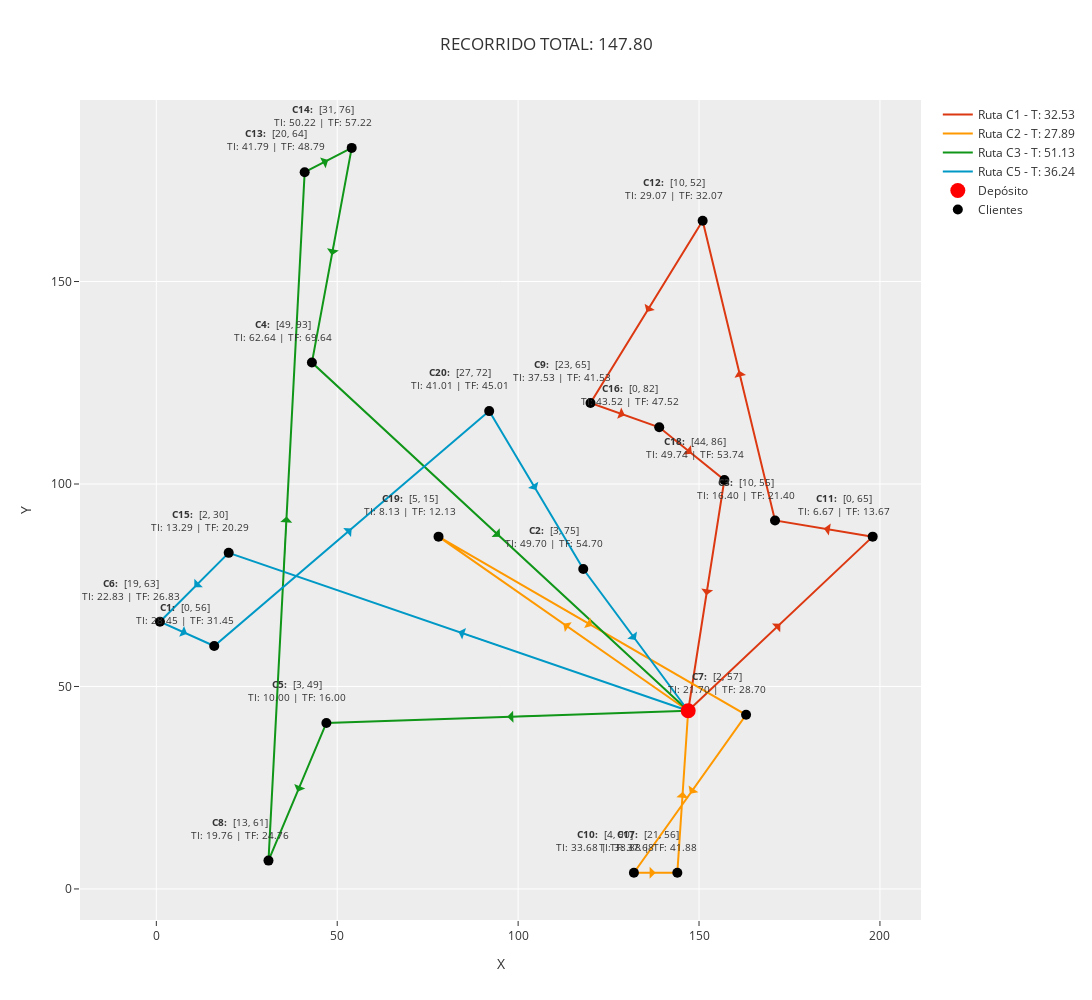

The notebook cell this image was saved under:
### Code cell
fig = go.Figure()

# RUTAS
for id_camion, ruta in rutas.items():
    coords_x = [COORDENADAS[nodo]["x"] for nodo in ruta]
    coords_y = [COORDENADAS[nodo]["y"] for nodo in ruta]
    tiempo_ruta = sum([TIEMPO_VIAJE[(ruta[i], ruta[i + 1])] for i in range(len(ruta) - 1)])

    fig.add_trace(
        go.Scatter(
            x=coords_x,
            y=coords_y,
            mode="lines",
            line=dict(color=px.colors.qualitative.G10[id_camion % len(px.colors.qualitative.G10)], width=2, dash="solid"),
            name=f"Ruta C{id_camion} - T: {tiempo_ruta:.2f}",
        )
    )

    # FLECHAS
    for i in range(len(ruta) - 1):
        mid_x = (coords_x[i] + coords_x[i + 1]) / 2
        mid_y = (coords_y[i] + coords_y[i + 1]) / 2
        fig.add_annotation(
            x=mid_x, y=mid_y,
            ax=mid_x - (coords_x[i + 1] - coords_x[i]) * 0.1, ay=mid_y - (coords_y[i + 1] - coords_y[i]) * 0.1,
            xref="x",
            yref="y",
            axref="x",
            ayref="y",
            showarrow=True,
            arrowhead=1,
            arrowsize=2,
            arrowwidth=1,
            arrowcolor=px.colors.qualitative.G10[id_camion % len(px.colors.qualitative.G10)],
        )

# DEPÓSITO
fig.add_trace(
    go.Scatter(
        x=[COORDENADAS[0]["x"]],
        y=[COORDENADAS[0]["y"]],
        mode="markers",
        name="Depósito",
        marker=dict(color="red", size=15),
    )
)

# CLIENTES
fig.add_trace(
    go.Scatter(
        x=[coord["x"] for coord in list(COORDENADAS.values())[1:]],
        y=[coord["y"] for coord in list(COORDENADAS.values())[1:]],
        mode="markers",
        name="Clientes",
        marker=dict(color="black", size=10),
    )
)

for cliente in CLIENTES:
    coord_cliente_x = COORDENADAS[cliente]["x"]
    coord_cliente_y = COORDENADAS[cliente]["y"]
    id_camion = cliente_camion[cliente]
    ventana = f"[{VENTANA_TIEMPO[cliente]['mint']}, {VENTANA_TIEMPO[cliente]['maxt']}]"
    t_llegada = t[cliente, id_camion].solution_value - TIEMPO_SERVICIO[cliente]
    t_salida = t[cliente, id_camion].solution_value
    fig.add_annotation(x=coord_cliente_x - 8, y=coord_cliente_y + 8, text=f"<b>C{cliente}:</b>  {ventana}<br />TI: {t_llegada:.2f} | TF: {t_salida:.2f}", font=dict(size=10), showarrow=False)

fig.update_layout(
    title=f"RECORRIDO TOTAL: {solution.objective_value:.2f}",
    xaxis_title="X",
    yaxis_title="Y",
    width=1200,
    height=1000,
    template="ggplot2",
)

fig.show()

### Figure 1 — Plotly figure (JSON) as saved in the notebook; plotly's stock layout.template omitted (floating-point values rounded to 4 significant figures)
{"data": [{"line": {"color": "#DC3912", "dash": "solid", "width": 2}, "mode": "lines", "name": "Ruta C1 - T: 32.53", "type": "scatter", "x": [147, 198, 171, 151, 120, 139, 157, 147], "y": [44, 87, 91, 165, 120, 114, 101, 44]}, {"line": {"color": "#FF9900", "dash": "solid", "width": 2}, "mode": "lines", "name": "Ruta C2 - T: 27.89", "type": "scatter", "x": [147, 78, 163, 132, 144, 147], "y": [44, 87, 43, 4, 4, 44]}, {"line": {"color": "#109618", "dash": "solid", "width": 2}, "mode": "lines", "name": "Ruta C3 - T: 51.13", "type": "scatter", "x": [147, 47, 31, 41, 54, 43, 147], "y": [44, 41, 7, 177, 183, 130, 44]}, {"line": {"color": "#0099C6", "dash": "solid", "width": 2}, "mode": "lines", "name": "Ruta C5 - T: 36.24", "type": "scatter", "x": [147, 20, 1, 16, 92, 118, 147], "y": [44, 83, 66, 60, 118, 79, 44]}, {"marker": {"color": "red", "size": 15}, "mode": "markers", "name": "Depósito", "type": "scatter", "x": [147], "y": [44]}, {"marker": {"color": "black", "size": 10}, "mode": "markers", "name": "Clientes", "type": "scatter", "x": [16, 118, 171, 43, 47, 1, 163, 31, 120, 132, 198, 151, 41, 54, 20, 139, 144, 157, 78, 92], "y": [60, 79, 91, 130, 41, 66, 43, 7, 120, 4, 87, 165, 177, 183, 83, 114, 4, 101, 87, 118]}], "layout": {"annotations": [{"arrowcolor": "#DC3912", "arrowhead": 1, "arrowsize": 2, "arrowwidth": 1, "ax": 167.4, "axref": "x", "ay": 61.2, "ayref": "y", "showarrow": true, "x": 172.5, "xref": "x", "y": 65.5, "yref": "y"}, {"arrowcolor": "#DC3912", "arrowhead": 1, "arrowsize": 2, "arrowwidth": 1, "ax": 187.2, "axref": "x", "ay": 88.6, "ayref": "y", "showarrow": true, "x": 184.5, "xref": "x", "y": 89, "yref": "y"}, {"arrowcolor": "#DC3912", "arrowhead": 1, "arrowsize": 2, "arrowwidth": 1, "ax": 163, "axref": "x", "ay": 120.6, "ayref": "y", "showarrow": true, "x": 161, "xref": "x", "y": 128, "yref": "y"}, {"arrowcolor": "#DC3912", "arrowhead": 1, "arrowsize": 2, "arrowwidth": 1, "ax": 138.6, "axref": "x", "ay": 147, "ayref": "y", "showarrow": true, "x": 135.5, "xref": "x", "y": 142.5, "yref": "y"}, {"arrowcolor": "#DC3912", "arrowhead": 1, "arrowsize": 2, "arrowwidth": 1, "ax": 127.6, "axref": "x", "ay": 117.6, "ayref": "y", "showarrow": true, "x": 129.5, "xref": "x", "y": 117, "yref": "y"}, {"arrowcolor": "#DC3912", "arrowhead": 1, "arrowsize": 2, "arrowwidth": 1, "ax": 146.2, "axref": "x", "ay": 108.8, "ayref": "y", "showarrow": true, "x": 148, "xref": "x", "y": 107.5, "yref": "y"}, {"arrowcolor": "#DC3912", "arrowhead": 1, "arrowsize": 2, "arrowwidth": 1, "ax": 153, "axref": "x", "ay": 78.2, "ayref": "y", "showarrow": true, "x": 152, "xref": "x", "y": 72.5, "yref": "y"}, {"arrowcolor": "#FF9900", "arrowhead": 1, "arrowsize": 2, "arrowwidth": 1, "ax": 119.4, "axref": "x", "ay": 61.2, "ayref": "y", "showarrow": true, "x": 112.5, "xref": "x", "y": 65.5, "yref": "y"}, {"arrowcolor": "#FF9900", "arrowhead": 1, "arrowsize": 2, "arrowwidth": 1, "ax": 112, "axref": "x", "ay": 69.4, "ayref": "y", "showarrow": true, "x": 120.5, "xref": "x", "y": 65, "yref": "y"}, {"arrowcolor": "#FF9900", "arrowhead": 1, "arrowsize": 2, "arrowwidth": 1, "ax": 150.6, "axref": "x", "ay": 27.4, "ayref": "y", "showarrow": true, "x": 147.5, "xref": "x", "y": 23.5, "yref": "y"}, {"arrowcolor": "#FF9900", "arrowhead": 1, "arrowsize": 2, "arrowwidth": 1, "ax": 136.8, "axref": "x", "ay": 4, "ayref": "y", "showarrow": true, "x": 138, "xref": "x", "y": 4, "yref": "y"}, {"arrowcolor": "#FF9900", "arrowhead": 1, "arrowsize": 2, "arrowwidth": 1, "ax": 145.2, "axref": "x", "ay": 20, "ayref": "y", "showarrow": true, "x": 145.5, "xref": "x", "y": 24, "yref": "y"}, {"arrowcolor": "#109618", "arrowhead": 1, "arrowsize": 2, "arrowwidth": 1, "ax": 107, "axref": "x", "ay": 42.8, "ayref": "y", "showarrow": true, "x": 97, "xref": "x", "y": 42.5, "yref": "y"}, {"arrowcolor": "#109618", "arrowhead": 1, "arrowsize": 2, "arrowwidth": 1, "ax": 40.6, "axref": "x", "ay": 27.4, "ayref": "y", "showarrow": true, "x": 39, "xref": "x", "y": 24, "yref": "y"}, {"arrowcolor": "#109618", "arrowhead": 1, "arrowsize": 2, "arrowwidth": 1, "ax": 35, "axref": "x", "ay": 75, "ayref": "y", "showarrow": true, "x": 36, "xref": "x", "y": 92, "yref": "y"}, {"arrowcolor": "#109618", "arrowhead": 1, "arrowsize": 2, "arrowwidth": 1, "ax": 46.2, "axref": "x", "ay": 179.4, "ayref": "y", "showarrow": true, "x": 47.5, "xref": "x", "y": 180, "yref": "y"}, {"arrowcolor": "#109618", "arrowhead": 1, "arrowsize": 2, "arrowwidth": 1, "ax": 49.6, "axref": "x", "ay": 161.8, "ayref": "y", "showarrow": true, "x": 48.5, "xref": "x", "y": 156.5, "yref": "y"}, {"arrowcolor": "#109618", "arrowhead": 1, "arrowsize": 2, "arrowwidth": 1, "ax": 84.6, "axref": "x", "ay": 95.6, "ayref": "y", "showarrow": true, "x": 95, "xref": "x", "y": 87, "yref": "y"}, {"arrowcolor": "#0099C6", "arrowhead": 1, "arrowsize": 2, "arrowwidth": 1, "ax": 96.2, "axref": "x", "ay": 59.6, "ayref": "y", "showarrow": true, "x": 83.5, "xref": "x", "y": 63.5, "yref": "y"}, {"arrowcolor": "#0099C6", "arrowhead": 1, "arrowsize": 2, "arrowwidth": 1, "ax": 12.4, "axref": "x", "ay": 76.2, "ayref": "y", "showarrow": true, "x": 10.5, "xref": "x", "y": 74.5, "yref": "y"}, {"arrowcolor": "#0099C6", "arrowhead": 1, "arrowsize": 2, "arrowwidth": 1, "ax": 7, "axref": "x", "ay": 63.6, "ayref": "y", "showarrow": true, "x": 8.5, "xref": "x", "y": 63, "yref": "y"}, {"arrowcolor": "#0099C6", "arrowhead": 1, "arrowsize": 2, "arrowwidth": 1, "ax": 46.4, "axref": "x", "ay": 83.2, "ayref": "y", "showarrow": true, "x": 54, "xref": "x", "y": 89, "yref": "y"}, {"arrowcolor": "#0099C6", "arrowhead": 1, "arrowsize": 2, "arrowwidth": 1, "ax": 102.4, "axref": "x", "ay": 102.4, "ayref": "y", "showarrow": true, "x": 105, "xref": "x", "y": 98.5, "yref": "y"}, {"arrowcolor": "#0099C6", "arrowhead": 1, "arrowsize": 2, "arrowwidth": 1, "ax": 129.6, "axref": "x", "ay": 65, "ayref": "y", "showarrow": true, "x": 132.5, "xref": "x", "y": 61.5, "yref": "y"}, {"font": {"size": 10}, "showarrow": false, "text": "<b>C1:</b>  [0, 56]<br />TI: 28.45 | TF: 31.45", "x": 8, "y": 68}, {"font": {"size": 10}, "showarrow": false, "text": "<b>C2:</b>  [3, 75]<br />TI: 49.70 | TF: 54.70", "x": 110, "y": 87}, {"font": {"size": 10}, "showarrow": false, "text": "<b>C3:</b>  [10, 55]<br />TI: 16.40 | TF: 21.40", "x": 163, "y": 99}, {"font": {"size": 10}, "showarrow": false, "text": "<b>C4:</b>  [49, 93]<br />TI: 62.64 | TF: 69.64", "x": 35, "y": 138}, {"font": {"size": 10}, "showarrow": false, "text": "<b>C5:</b>  [3, 49]<br />TI: 10.00 | TF: 16.00", "x": 39, "y": 49}, {"font": {"size": 10}, "showarrow": false, "text": "<b>C6:</b>  [19, 63]<br />TI: 22.83 | TF: 26.83", "x": -7, "y": 74}, {"font": {"size": 10}, "showarrow": false, "text": "<b>C7:</b>  [2, 57]<br />TI: 21.70 | TF: 28.70", "x": 155, "y": 51}, {"font": {"size": 10}, "showarrow": false, "text": "<b>C8:</b>  [13, 61]<br />TI: 19.76 | TF: 24.76", "x": 23, "y": 15}, {"font": {"size": 10}, "showarrow": false, "text": "<b>C9:</b>  [23, 65]<br />TI: 37.53 | TF: 41.53", "x": 112, "y": 128}, {"font": {"size": 10}, "showarrow": false, "text": "<b>C10:</b>  [4, 90]<br />TI: 33.68 | TF: 37.68", "x": 124, "y": 12}, {"font": {"size": 10}, "showarrow": false, "text": "<b>C11:</b>  [0, 65]<br />TI: 6.67 | TF: 13.67", "x": 190, "y": 95}, {"font": {"size": 10}, "showarrow": false, "text": "<b>C12:</b>  [10, 52]<br />TI: 29.07 | TF: 32.07", "x": 143, "y": 173}, {"font": {"size": 10}, "showarrow": false, "text": "<b>C13:</b>  [20, 64]<br />TI: 41.79 | TF: 48.79", "x": 33, "y": 185}, {"font": {"size": 10}, "showarrow": false, "text": "<b>C14:</b>  [31, 76]<br />TI: 50.22 | TF: 57.22", "x": 46, "y": 191}, {"font": {"size": 10}, "showarrow": false, "text": "<b>C15:</b>  [2, 30]<br />TI: 13.29 | TF: 20.29", "x": 12, "y": 91}, {"font": {"size": 10}, "showarrow": false, "text": "<b>C16:</b>  [0, 82]<br />TI: 43.52 | TF: 47.52", "x": 131, "y": 122}, {"font": {"size": 10}, "showarrow": false, "text": "<b>C17:</b>  [21, 56]<br />TI: 38.88 | TF: 41.88", "x": 136, "y": 12}, {"font": {"size": 10}, "showarrow": false, "text": "<b>C18:</b>  [44, 86]<br />TI: 49.74 | TF: 53.74", "x": 149, "y": 109}, {"font": {"size": 10}, "showarrow": false, "text": "<b>C19:</b>  [5, 15]<br />TI: 8.13 | TF: 12.13", "x": 70, "y": 95}, {"font": {"size": 10}, "showarrow": false, "text": "<b>C20:</b>  [27, 72]<br />TI: 41.01 | TF: 45.01", "x": 84, "y": 126}], "height": 1000, "title": {"text": "RECORRIDO TOTAL: 147.80"}, "width": 1200, "xaxis": {"title": {"text": "X"}}, "yaxis": {"title": {"text": "Y"}}}}
